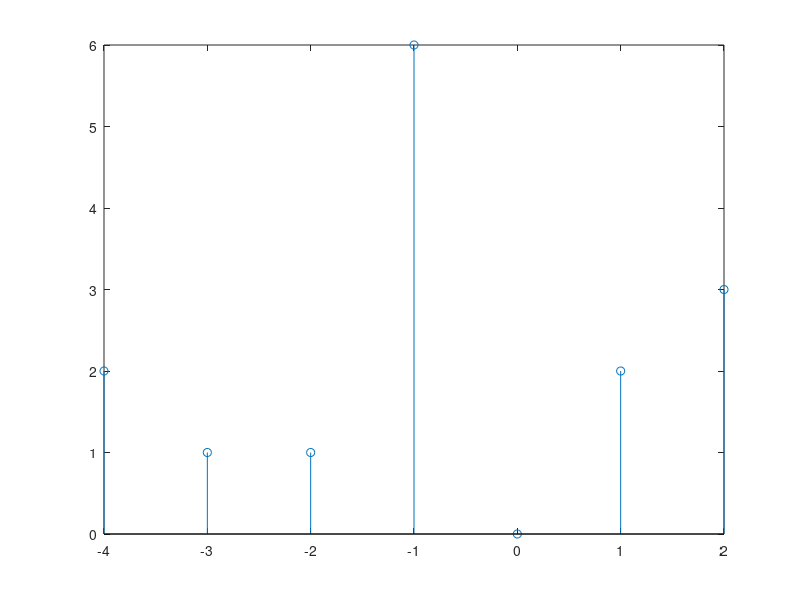

Source code (MATLAB):
clear all;
close all;
clc;

x = [2 1 -1 3]
h = [1 0 1 1]

xt = -3:0;
ht = -1:2;
temp = x.'.*h;
y = zeros(1,length(x)+length(h)-1);
begt = xt(1)+ht(1);
endt = xt(length(x)) + ht(length(h));
t = [begt:endt];
disp(t);
for i = 1:length(h)
    for j = 1:length(x)
        y(i+j-1) = y(i+j-1) + temp(i,j);
    end
end
stem(t,y);    

